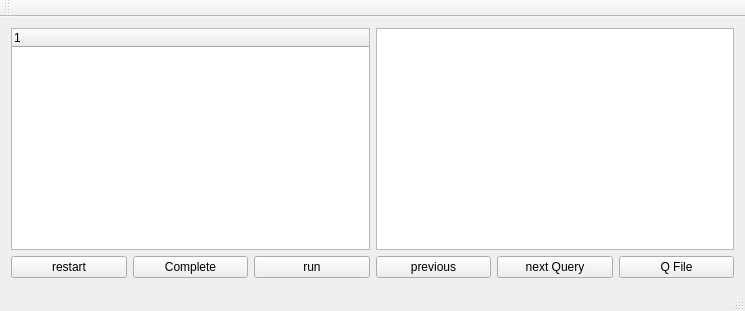
<?xml version="1.0" encoding="UTF-8"?>
<ui version="4.0">
 <class>guiClass</class>
 <widget class="QMainWindow" name="guiClass">
  <property name="enabled">
   <bool>true</bool>
  </property>
  <property name="geometry">
   <rect>
    <x>0</x>
    <y>0</y>
    <width>745</width>
    <height>311</height>
   </rect>
  </property>
  <property name="maximumSize">
   <size>
    <width>1280</width>
    <height>16777215</height>
   </size>
  </property>
  <property name="windowTitle">
   <string>gui</string>
  </property>
  <widget class="QWidget" name="centralWidget">
   <layout class="QVBoxLayout" name="verticalLayout">
    <item>
     <layout class="QHBoxLayout" name="horizontalLayout_2">
      <item>
       <widget class="QTreeWidget" name="pcbTree">
        <property name="maximumSize">
         <size>
          <width>640</width>
          <height>16777215</height>
         </size>
        </property>
        <column>
         <property name="text">
          <string notr="true">1</string>
         </property>
        </column>
       </widget>
      </item>
      <item>
       <widget class="QTableWidget" name="frameTable"/>
      </item>
     </layout>
    </item>
    <item>
     <layout class="QHBoxLayout" name="horizontalLayout">
      <item>
       <widget class="QPushButton" name="resetQ">
        <property name="text">
         <string>restart</string>
        </property>
       </widget>
      </item>
      <item>
       <widget class="QPushButton" name="completeQ">
        <property name="text">
         <string>Complete</string>
        </property>
       </widget>
      </item>
      <item>
       <widget class="QPushButton" name="runQ">
        <property name="text">
         <string>run</string>
        </property>
       </widget>
      </item>
      <item>
       <widget class="QPushButton" name="prevQ">
        <property name="text">
         <string>previous</string>
        </property>
       </widget>
      </item>
      <item>
       <widget class="QPushButton" name="nextQ">
        <property name="text">
         <string>next Query</string>
        </property>
       </widget>
      </item>
      <item>
       <widget class="QPushButton" name="fChange">
        <property name="text">
         <string>Q File</string>
        </property>
       </widget>
      </item>
     </layout>
    </item>
   </layout>
  </widget>
  <widget class="QToolBar" name="mainToolBar">
   <attribute name="toolBarArea">
    <enum>TopToolBarArea</enum>
   </attribute>
   <attribute name="toolBarBreak">
    <bool>false</bool>
   </attribute>
  </widget>
  <widget class="QStatusBar" name="statusBar"/>
 </widget>
 <layoutdefault spacing="6" margin="11"/>
 <resources>
  <include location="gui.qrc"/>
 </resources>
 <connections/>
</ui>
